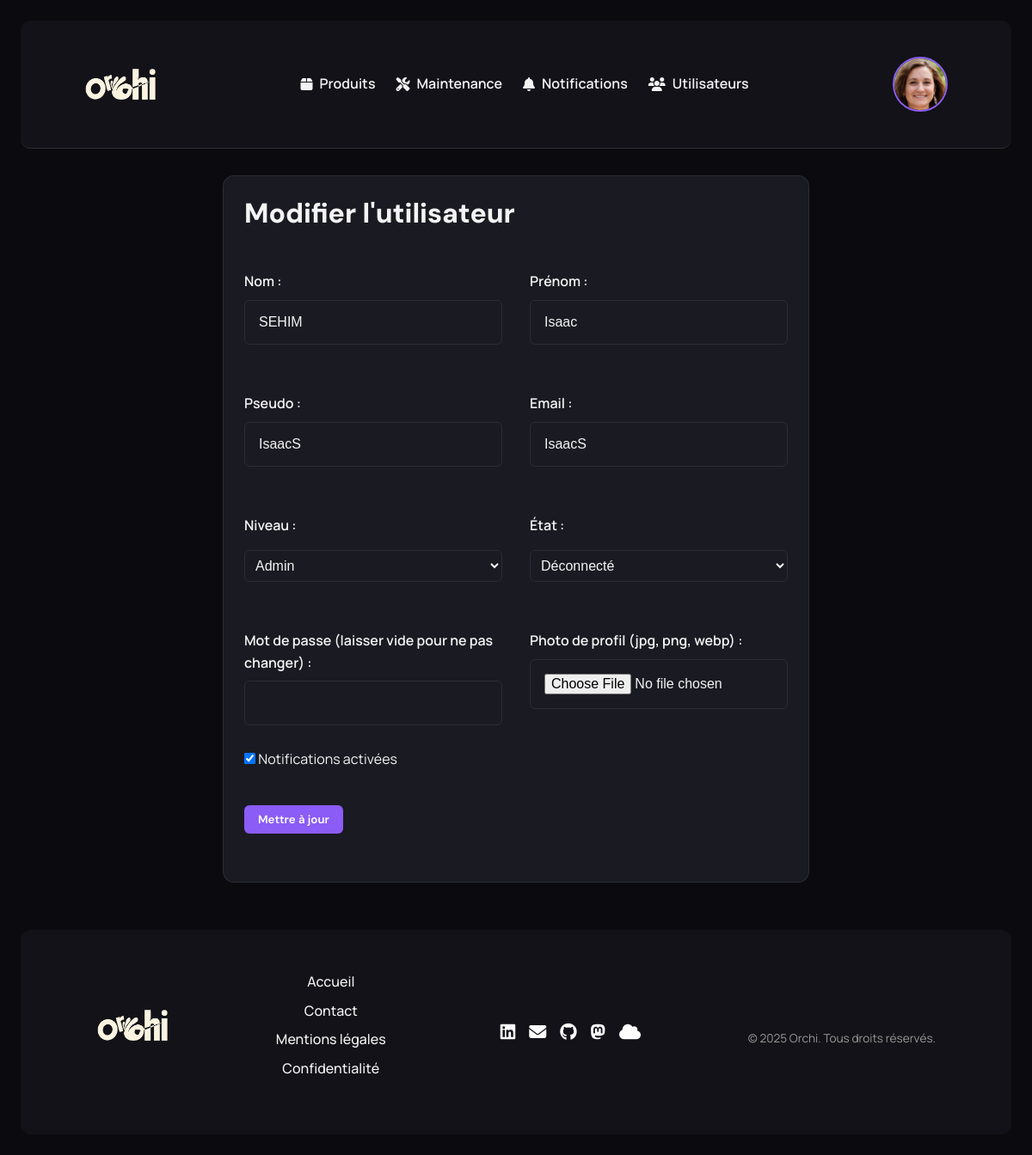
Page /?page=update-utilisateur&id=1 (signed in) on the earlier database version.
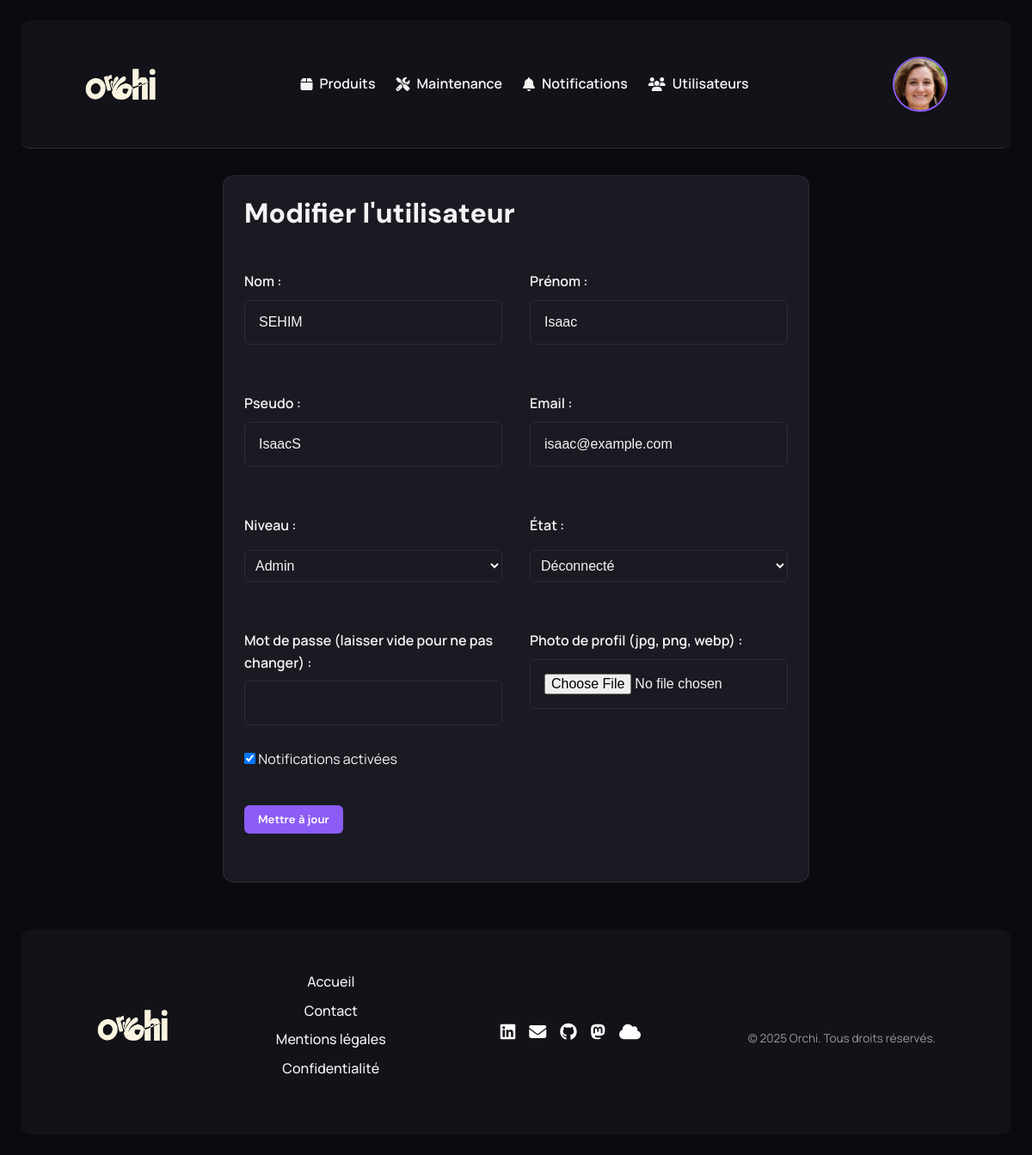
Same page on the later database version.
### tables this page shows
CREATE TABLE utilisateurs (
    id_utilisateurs INT AUTO_INCREMENT PRIMARY KEY,
    utilisateur_nom VARCHAR(100) NOT NULL,
    utilisateur_prenom VARCHAR(100) NOT NULL,
    utilisateur_pseudo VARCHAR(19) NOT NULL UNIQUE,
    utilisateur_email VARCHAR(150) NOT NULL UNIQUE,
    utilisateur_motdepasse VARCHAR(255) NOT NULL,
    utilisateur_photo VARCHAR(255),
    utilisateur_telephone VARCHAR(20),
    utilisateur_theme ENUM('clair', 'sombre') DEFAULT 'clair',
    utilisateur_langue VARCHAR(10) DEFAULT 'fr',
    utilisateur_notifications BOOL DEFAULT TRUE,
    id_niveaux INT NOT NULL,
    id_etats_utilisateurs INT NOT NULL,
    utilisateur_date_inscription DATETIME DEFAULT CURRENT_TIMESTAMP,
    utilisateur_derniere_connexion DATETIME DEFAULT CURRENT_TIMESTAMP ON UPDATE CURRENT_TIMESTAMP,
    utilisateur_est_supprime TINYINT(1) NOT NULL DEFAULT 0,
    FOREIGN KEY (id_niveaux) REFERENCES niveaux(id_niveaux) ON DELETE RESTRICT,
    FOREIGN KEY (id_etats_utilisateurs) REFERENCES etats_utilisateurs(id_etats_utilisateurs) ON DELETE RESTRICT,
    INDEX (id_niveaux),
    INDEX (id_etats_utilisateurs),
    INDEX (utilisateur_est_supprime)
) DEFAULT CHARSET=utf8mb4 COLLATE=utf8mb4_unicode_ci;

CREATE TABLE niveaux (
    id_niveaux INT AUTO_INCREMENT PRIMARY KEY,
    niveau_libelle VARCHAR(50) NOT NULL UNIQUE
) DEFAULT CHARSET=utf8mb4 COLLATE=utf8mb4_unicode_ci;

CREATE TABLE etats_utilisateurs (
    id_etats_utilisateurs INT AUTO_INCREMENT PRIMARY KEY,
    etat_utilisateur_libelle VARCHAR(50) NOT NULL UNIQUE
) DEFAULT CHARSET=utf8mb4 COLLATE=utf8mb4_unicode_ci;

### src/controller/controller-update-utilisateur.php (called while the page is built, shortened)
<?php
require_once(SRC_PATH . '/model/model-utilisateurs.php');
$id = (int)($_GET['id'] ?? 0);
$utilisateur = getUserById($id);
$niveaux = getNiveaux();
$etats = getEtats();
$nom            = $utilisateur['utilisateur_nom'];
$prenom         = $utilisateur['utilisateur_prenom'];
$pseudo         = $utilisateur['utilisateur_pseudo'];
$email          = $utilisateur['utilisateur_email'];
$niveau         = $utilisateur['id_niveaux'];
$etat           = $utilisateur['id_etats_utilisateurs'];
$notifications  = $utilisateur['utilisateur_notifications'];
require_once(SRC_PATH . '/view/view-update-utilisateur.php');

### src/model/model-utilisateurs.php (called while the page is built, shortened)
<?php
require_once(__DIR__ . '/db.php');
function getUserById(int $id): array|false
{
    global $pdo;
    $sql = "
        SELECT u.*, n.niveau_libelle, e.etat_utilisateur_libelle
        FROM utilisateurs u
        LEFT JOIN niveaux n ON u.id_niveaux = n.id_niveaux
        LEFT JOIN etats_utilisateurs e ON u.id_etats_utilisateurs = e.id_etats_utilisateurs
        WHERE u.id_utilisateurs = :id
          AND u.utilisateur_est_supprime = 0
    ";
    $stmt = $pdo->prepare($sql);
    $stmt->execute(['id' => $id]);
    return $stmt->fetch(PDO::FETCH_ASSOC);
}
function getNiveaux(): array
{
    global $pdo;
    return $pdo->query("SELECT id_niveaux, niveau_libelle FROM niveaux ORDER BY niveau_libelle ASC")->fetchAll(PDO::FETCH_ASSOC);
}
function getEtats(): array
{
    global $pdo;
    return $pdo->query("SELECT id_etats_utilisateurs, etat_utilisateur_libelle FROM etats_utilisateurs ORDER BY etat_utilisateur_libelle ASC")->fetchAll(PDO::FETCH_ASSOC);
}

### src/view/view-update-utilisateur.php (the view, shortened to what this page needs)
<?php
require_once(SRC_PATH . '/template/header.php');
?>
<main class="container-bento section-formulaire">
  <section class="card">
    <h1 class="titre-formulaire">Modifier l'utilisateur</h1>
    <form method="post" class="formulaire-modif" novalidate enctype="multipart/form-data">
      <div class="grille-2">
        <div class="champ-formulaire">
          <label class="label-formulaire" for="nom">Nom :</label>
          <input type="text" id="nom" name="nom" value="<?= htmlspecialchars($nom ?? '') ?>" required>
        </div>
        <div class="champ-formulaire">
          <label class="label-formulaire" for="prenom">Prénom :</label>
          <input type="text" id="prenom" name="prenom" value="<?= htmlspecialchars($prenom ?? '') ?>" required>
        </div>
      </div>
      <div class="grille-2">
        <div class="champ-formulaire">
          <label class="label-formulaire" for="pseudo">Pseudo :</label>
          <input type="text" id="pseudo" name="pseudo" value="<?= htmlspecialchars($pseudo ?? '') ?>" required>
        </div>
        <div class="champ-formulaire">
          <label class="label-formulaire" for="email">Email :</label>
          <input type="email" id="email" name="email" value="<?= htmlspecialchars($email ?? '') ?>" required>
        </div>
      </div>
      <div class="grille-2">
        <div class="champ-formulaire">
          <label class="label-formulaire" for="niveau">Niveau :</label>
          <select id="niveau" name="niveau">
            <?php foreach ($niveaux as $n) : ?>
              <option value="<?= $n['id_niveaux'] ?>" <?= (isset($niveau) && $niveau == $n['id_niveaux']) ? 'selected' : '' ?>>
                <?= htmlspecialchars($n['niveau_libelle']) ?>
              </option>
            <?php endforeach; ?>
          </select>
        </div>
        <div class="champ-formulaire">
          <label class="label-formulaire" for="etat">État :</label>
          <select id="etat" name="etat">
            <?php foreach ($etats as $e) : ?>
              <option value="<?= $e['id_etats_utilisateurs'] ?>" <?= (isset($etat) && $etat == $e['id_etats_utilisateurs']) ? 'selected' : '' ?>>
                <?= htmlspecialchars($e['etat_utilisateur_libelle']) ?>
              </option>
            <?php endforeach; ?>
          </select>
        </div>
      </div>
      <div class="grille-2">
        <div class="champ-formulaire">
          <label class="label-formulaire" for="motdepasse">Mot de passe (laisser vide pour ne pas changer) :</label>
          <input type="password" id="motdepasse" name="motdepasse" autocomplete="new-password" value="">
        </div>
        <div class="champ-formulaire">
          <label class="label-formulaire" for="photo">Photo de profil (jpg, png, webp) :</label>
          <input type="file" id="photo" name="photo" accept="image/jpeg,image/png,image/webp">
        </div>
      </div>
      <div class="champ-formulaire champ-checkbox">
        <label>
          <input type="checkbox" id="notifications" name="notifications" <?= (!isset($notifications) || $notifications) ? 'checked' : '' ?>>
          Notifications activées
        </label>
      </div>
      <div class="groupe-boutons text-centre">
        <button type="submit" class="btn btn-validation">Mettre à jour</button>
      </div>
    </form>
  </section>
</main>
<?php require_once(SRC_PATH . '/template/footer.php'); ?>

Differences in the rows shown:
changed utilisateurs "SEHIM": email "IsaacS" → "isaac@example.com"
